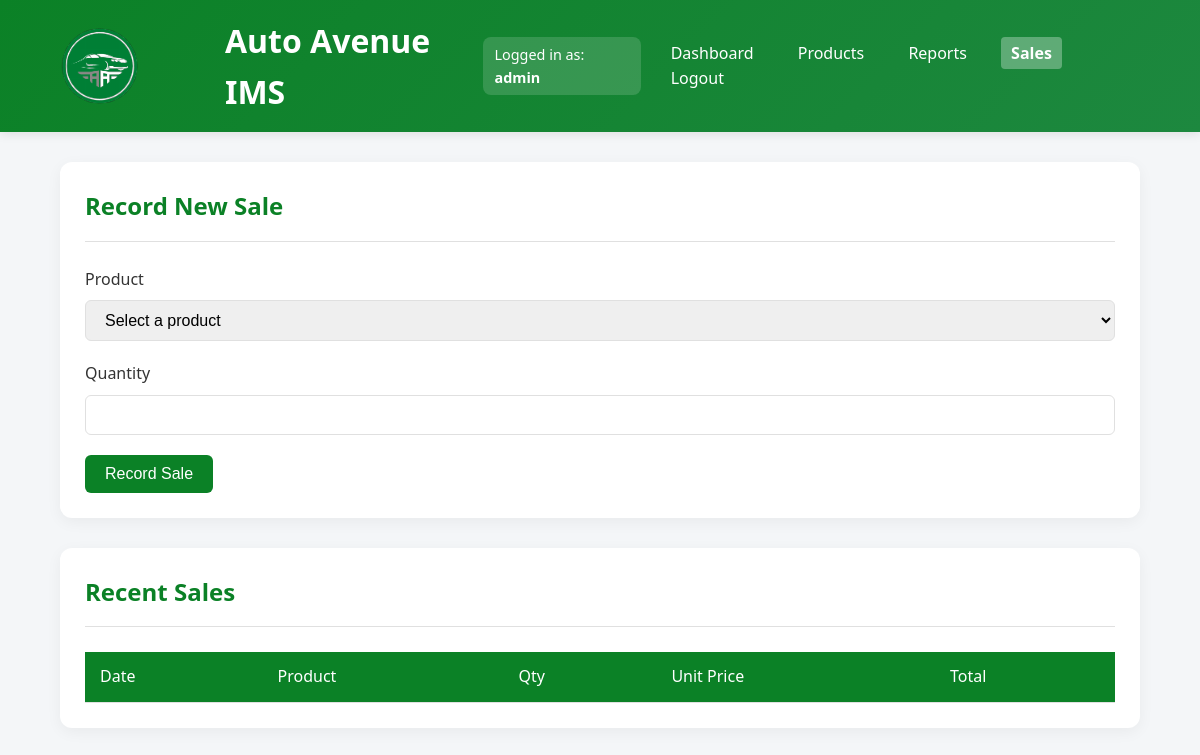
Page /sales.php (signed in) on the earlier database version.
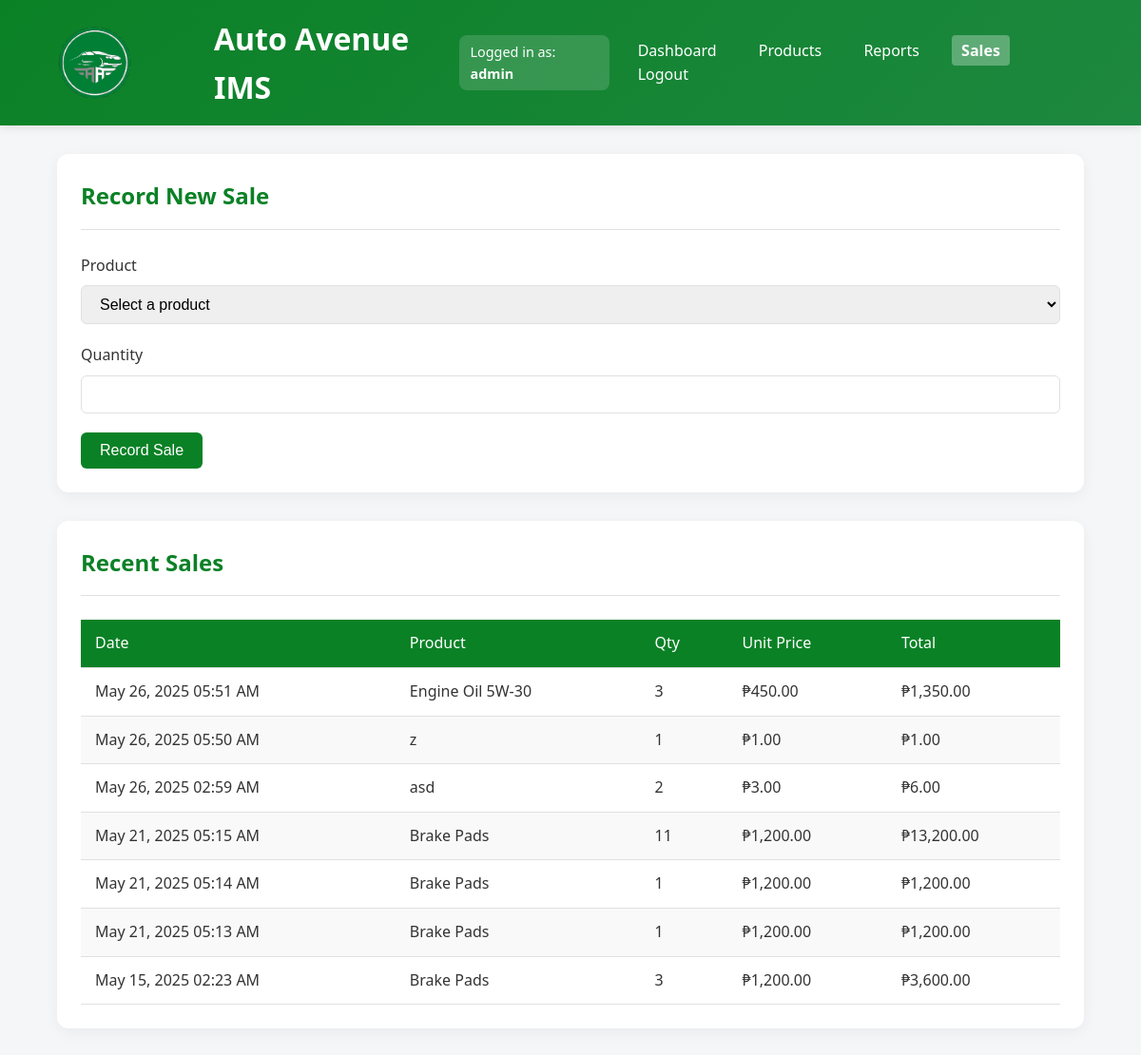
Same page on the later database version.
### tables this page shows
CREATE TABLE `sales` (
  `sale_id` int(11) NOT NULL,
  `product_id` int(11) DEFAULT NULL,
  `quantity_sold` int(11) NOT NULL,
  `sale_date` timestamp NOT NULL DEFAULT current_timestamp()
);

CREATE TABLE `products` (
  `product_id` int(11) NOT NULL,
  `name` varchar(100) NOT NULL,
  `quantity` int(11) NOT NULL DEFAULT 0,
  `price` decimal(10,2) NOT NULL,
  `category` varchar(50) DEFAULT NULL,
  `supplier` varchar(100) DEFAULT NULL,
  `min_stock_level` int(11) DEFAULT 10,
  `last_updated` timestamp NOT NULL DEFAULT current_timestamp() ON UPDATE current_timestamp(),
  `is_active` tinyint(1) DEFAULT 1,
  `warranty_period` varchar(50) DEFAULT NULL,
  `warranty_terms` text DEFAULT NULL,
  `vin_code` varchar(17) DEFAULT NULL
);

### sales.php (the view, shortened to what this page needs)
<?php
require_once __DIR__ . '/includes/config.php';
$sales_result = $conn->query("
    SELECT s.sale_id, p.name, s.quantity_sold, p.price, (s.quantity_sold * p.price) as total, s.sale_date
    FROM sales s
    LEFT JOIN products p ON s.product_id = p.product_id
    ORDER BY s.sale_date DESC LIMIT 50
");
?>
<!DOCTYPE html>
<html lang="en">
<head>
</head>
<body>
    <header>
        <div class="container">
      <div style="display: flex; align-items: center; gap: 15px;">
  <img src="autoavelogo.svg" alt="Auto Avenue Logo" class="logo" width="150">
  <h1>Auto Avenue IMS</h1>
</div>
            <div style="background-color: rgba(255, 255, 255, 0.15); padding: 6px 12px; border-radius: 8px; font-size: 0.9rem;">
    Logged in as: <strong><?= htmlspecialchars($_SESSION['role']) ?></strong>
  </div>
            <nav>
               <a href="dashboard.php">Dashboard</a>
        <a href="products.php">Products</a>
        <a href="reports.php">Reports</a>
        <a href="sales.php"class="active">Sales</a>
        <a href="logout.php">Logout</a>
            </nav>
        </div>
    </header>
    <main class="main-content">
        <div class="section">
            <div class="page-header">
                <h2>Record New Sale</h2>
            </div>
            <form method="POST">
                <div class="form-group">
                    <label for="product_id">Product</label>
                    <select id="product_id" name="product_id" required>
                        <option value="">Select a product</option>
                    </select>
                </div>
                <div class="form-group">
                    <label for="quantity">Quantity</label>
                    <input type="number" id="quantity" name="quantity" min="1" required>
                </div>
                <button type="submit" class="btn">Record Sale</button>
            </form>
        </div>
        <div class="section">
            <div class="page-header">
                <h2>Recent Sales</h2>
            </div>
            <table>
                <thead>
                    <tr>
                        <th>Date</th>
                        <th>Product</th>
                        <th>Qty</th>
                        <th>Unit Price</th>
                        <th>Total</th>
                    </tr>
                </thead>
                <tbody>
                    <?php while ($sale = $sales_result->fetch_assoc()): ?>
                        <tr>
                            <td><?= date('M j, Y h:i A', strtotime($sale['sale_date'])) ?></td>
                            <td><?= htmlspecialchars($sale['name'] ?? 'Deleted Product') ?></td>
                            <td><?= $sale['quantity_sold'] ?></td>
                            <td>₱<?= number_format($sale['price'], 2) ?></td>
                            <td>₱<?= number_format($sale['total'], 2) ?></td>
                        </tr>
                    <?php endwhile; ?>
                </tbody>
            </table>
        </div>
    </main>
</body>
</html>

Differences in the rows shown:
added sales: sale_date "May 26, 2025 05:51 AM", product.name "Engine Oil 5W-30", quantity_sold "3", product.price "450.00", total "1,350.00"
added sales: sale_date "May 26, 2025 05:50 AM", product.name "z", quantity_sold "1", product.price "1.00", total "1.00"
added sales: sale_date "May 26, 2025 02:59 AM", product.name "asd", quantity_sold "2", product.price "3.00", total "6.00"
added sales: sale_date "May 21, 2025 05:15 AM", product.name "Brake Pads", quantity_sold "11", product.price "1,200.00", total "13,200.00"
added sales: sale_date "May 21, 2025 05:14 AM", product.name "Brake Pads", quantity_sold "1", product.price "1,200.00", total "1,200.00"
added sales: sale_date "May 21, 2025 05:13 AM", product.name "Brake Pads", quantity_sold "1", product.price "1,200.00", total "1,200.00"
added sales: sale_date "May 15, 2025 02:23 AM", product.name "Brake Pads", quantity_sold "3", product.price "1,200.00", total "3,600.00"
